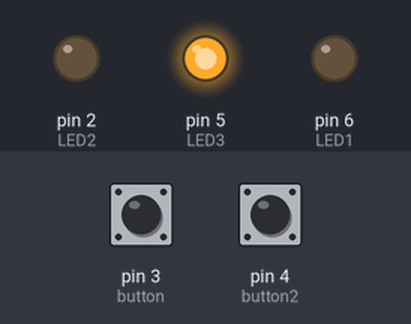
This sketch was run on a simulated Arduino Uno, built with avr-gcc and run on an emulated ATmega328P. Parts: output pins drawn as LEDs (lit = HIGH). Inputs (shaded band) come from the test bench; at power-on: pin 3 (button) HIGH, pin 4 (button2) HIGH.

Above: at 0.2 s.
At 0.7 s:
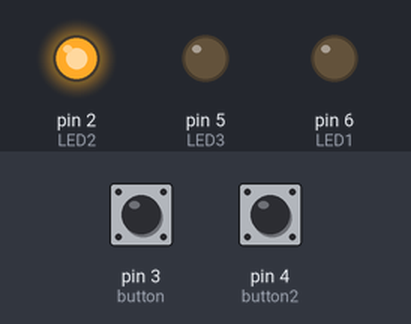
At 2.7 s:
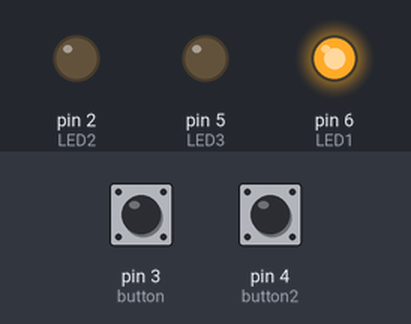
Timing chart, 0 to 3.5 s (numbered marks = the images above):
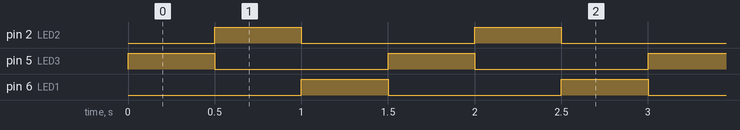

The sketch:

z17_two_way_running_lights1.ino
```cpp
int LED2 = 2;
int LED1 = 6;
int LED3 = 5;
int button = 3;
int button2 = 4;
bool mode;

void setup()
{
  pinMode(LED1, OUTPUT);
  pinMode(LED2, OUTPUT);
  pinMode(LED3, OUTPUT);
  pinMode(button, INPUT_PULLUP);
  pinMode(button2, INPUT_PULLUP);
  digitalWrite(LED1, LOW);
  digitalWrite(LED2, LOW);
  digitalWrite(LED3, LOW);
  mode = false;
}

void loop()
{
  if(digitalRead(button) == LOW){
  	mode = true;
  }
  if(digitalRead(button2) == LOW){
  	mode = false;
  }


  if(mode){
  	digitalWrite(LED1, HIGH);
    digitalWrite(LED2, LOW);
    digitalWrite(LED3, LOW);
    delay(500);
    digitalWrite(LED1, LOW);
    digitalWrite(LED2, HIGH);
    digitalWrite(LED3, LOW);
    delay(500);
    digitalWrite(LED1, LOW);
    digitalWrite(LED2, LOW);
    digitalWrite(LED3, HIGH);
    delay(500);
  }
  else{
  	digitalWrite(LED1, LOW);
    digitalWrite(LED2, LOW);
    digitalWrite(LED3, HIGH);
    delay(500);
    digitalWrite(LED1, LOW);
    digitalWrite(LED2, HIGH);
    digitalWrite(LED3, LOW);
    delay(500);
    digitalWrite(LED1, HIGH);
    digitalWrite(LED2, LOW);
    digitalWrite(LED3, LOW);
    delay(500);
  }


}
```

Measured:
- by itself, pin 2 (LED2), pin 5 (LED3), pin 6 (LED1): alternates HIGH for 0.50 s and LOW for 1.0 s
- by itself, everything shown: repeats every 1.5 s, in 3 steps
